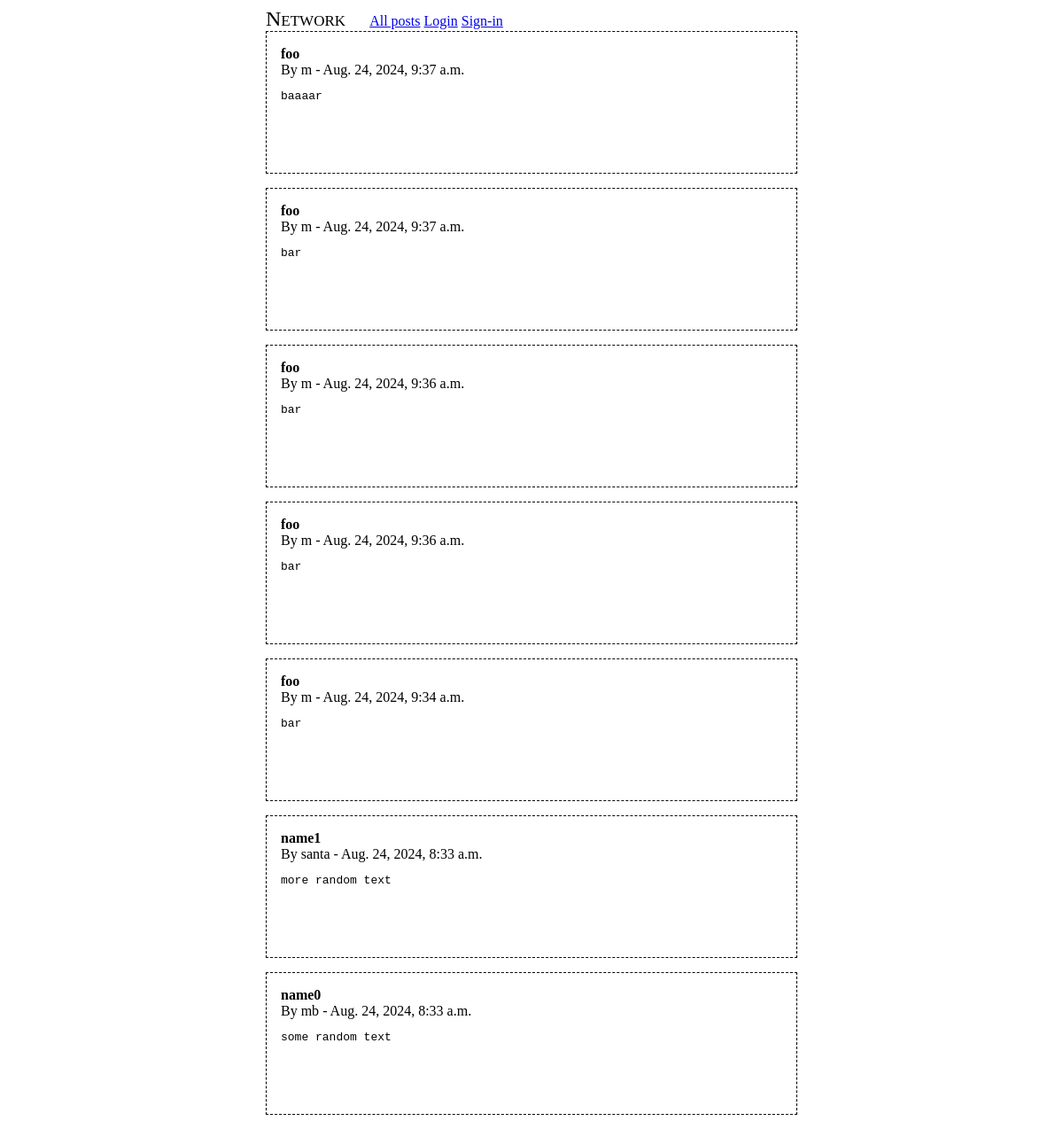
The app's page /, older data.
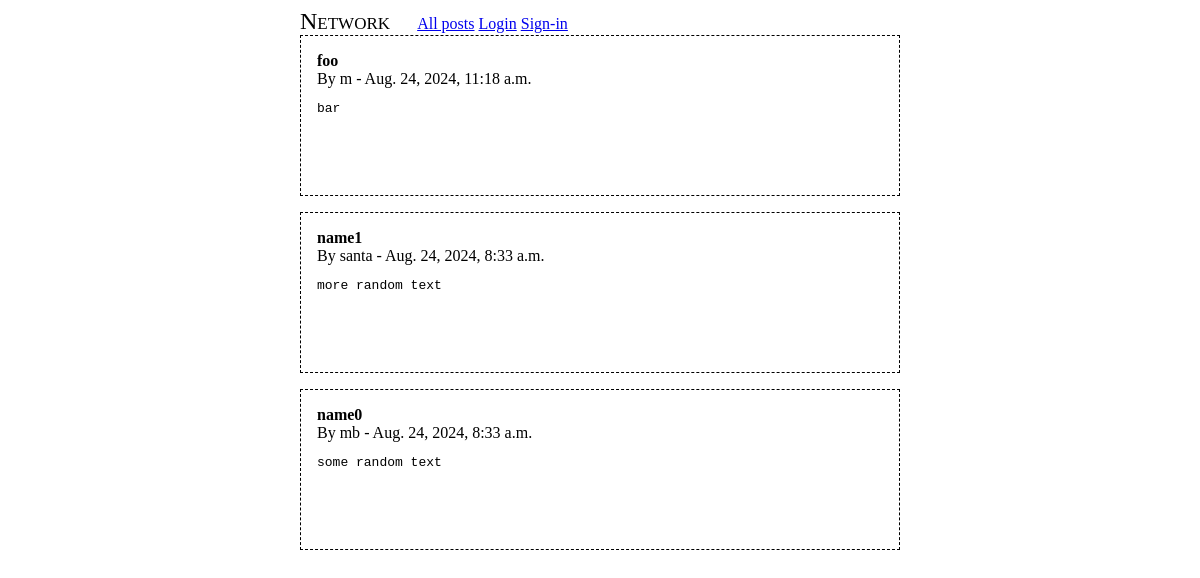
The same page, newer data.
### network/models.py (models this page shows, shortened)
class Post(models.Model):
	owner   = models.ForeignKey(settings.AUTH_USER_MODEL, on_delete=models.CASCADE)
	name    = models.CharField(max_length=120)
	content = models.TextField()
	cdate   = models.DateTimeField("creation date",     blank=True)
	mdate   = models.DateTimeField("modification date", blank=True)
	likers  = models.ManyToManyField(settings.AUTH_USER_MODEL, related_name="likes")

class User(AbstractBaseUser):
	username_validator = UnicodeUsernameValidator()
	username        = models.CharField(
		_("username"),
		max_length=150,
		unique=True,
		help_text=_(
			"Required. 150 characters or fewer. Letters, digits and @/./+/-/_ only."
		),
		validators=[username_validator],
		error_messages={
			"unique": _("A user with that username already exists."),
		},
	)
	email           = models.EmailField(_("email address"), blank=True)
	USERNAME_FIELD  = "username"
	EMAIL_FIELD     = "email"
	REQUIRED_FIELDS = ["email"]
	objects = UserManager()
	class Meta:
		verbose_name        = _("user")
		verbose_name_plural = _("users")
	follows = models.ManyToManyField("self", symmetrical=False, related_name="followers")

### network/views.py (the view, shortened to what this page needs)
# urls.py: path('',                 views.HomeView.as_view(), name='home'),
class HomeView(generic.ListView):
	template_name       = "network/posts.html"
	context_object_name = "params"
	def get_posts(self):
		return Post.objects.order_by("-cdate")
	def get_queryset(self):
		return {
			"form"  : PostForm(initial={'next' : self.request.path}, auto_id=False),
			"posts" : self.get_posts(),
		}

### network/templates/network/posts.html (shortened to what this page needs)
{% extends "network/main.html" %}
{% block content %}
{% if params.posts %}
	{% for post in params.posts %}
		{% include "network/post.html" %}
	{% endfor %}
{% endif %}
{% endblock %}

### network/templates/network/main.html (shortened to what this page needs)
<!DOCTYPE>
<html>
	<head>
	<body>
		<nav>
			<span class="sitename">Network</span>
			<a href="{% url 'network:home' %}">All posts</a>
			{% if user.is_authenticated %}
				<a href="{% url 'network:logout'    %}">Logout</a>
				<a href="{% url 'network:signout'   %}">Sign-out</a>
			{% else %}
				<a href="{% url 'network:login'    %}">Login</a>
				<a href="{% url 'network:signin'   %}">Sign-in</a>
			{% endif %}
		</nav>
	{% block content %}{% endblock %}
	</body>
</html>

### network/templates/network/post.html (shortened to what this page needs)
<div class="post">
	<div>
		<span class="name">{{ post.name }}</span>
	</div>
	<div>
		By <span class="author">{{ post.owner }}</span> -
		<span class="cdate">{{ post.cdate }}</span>
	</div>
	<pre class="content">{{ post.content }}</pre>
</div>

### network/templates/network/main.html (style rules this page uses)
body { width : 50%; margin-left : 25%; margin-right : 25%; }
.name { font-weight : bold; }
.post { margin-bottom : 1em; padding : 1em; border : 1px dashed; }
.sitename { font-variant-caps : small-caps; font-size : 1.5em; margin-right : 1em; }
.new-form .content, .content { width : 100%; height : 5em; }

Row changes from the older to the newer data that the page shows:
removed Post: name "foo", owner "m", cdate "Aug. 24, 2024, 9:37 a.m.", content "baaaar"
removed Post: name "foo", owner "m", cdate "Aug. 24, 2024, 9:37 a.m.", content "bar"
removed Post: name "foo", owner "m", cdate "Aug. 24, 2024, 9:36 a.m.", content "bar"
removed Post: name "foo", owner "m", cdate "Aug. 24, 2024, 9:36 a.m.", content "bar"
removed Post: name "foo", owner "m", cdate "Aug. 24, 2024, 9:34 a.m.", content "bar"
added Post: name "foo", owner "m", cdate "Aug. 24, 2024, 11:18 a.m.", content "bar"
